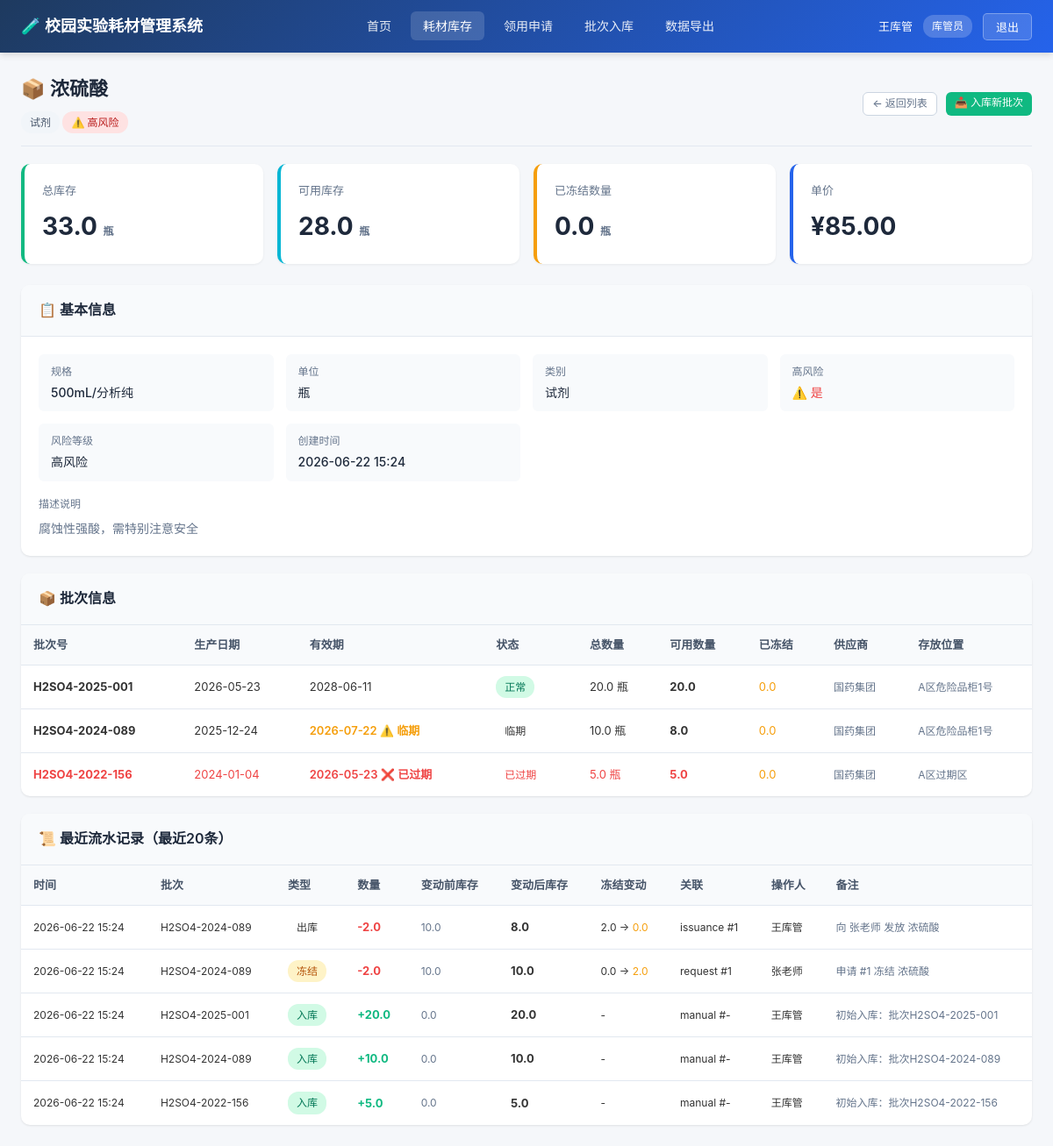
/supplies/1 (signed in), run on an earlier commit of the app's database.
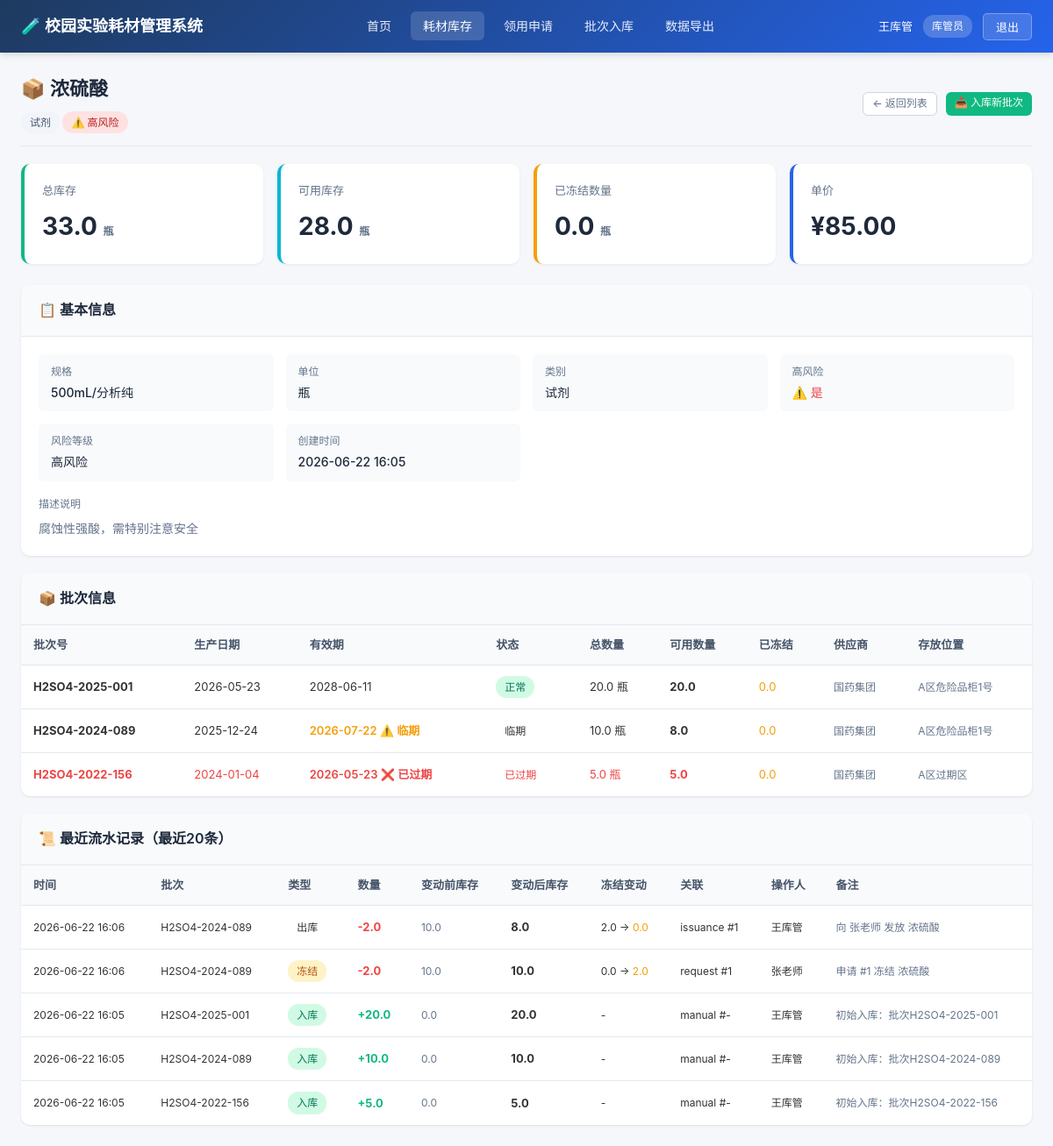
And on a later commit of the database.
### models.py (models this page shows)
class User(Base):
    __tablename__ = "users"
    id = Column(Integer, primary_key=True, index=True)
    username = Column(String(50), unique=True, index=True, nullable=False)
    password = Column(String(100), nullable=False)
    full_name = Column(String(100), nullable=False)
    role = Column(String(20), nullable=False)  # teacher, keeper, director
    department = Column(String(100), default="")
    created_at = Column(DateTime, default=datetime.now)
    created_plans = relationship("ExperimentPlan", back_populates="creator")
    submitted_requests = relationship("SupplyRequest", back_populates="applicant")
    approvals = relationship("ApprovalRecord", back_populates="approver")

class Supply(Base):
    __tablename__ = "supplies"
    id = Column(Integer, primary_key=True, index=True)
    name = Column(String(200), nullable=False)
    category = Column(String(50), nullable=False)  # reagent, glove, dish, etc.
    unit = Column(String(20), nullable=False)  # 瓶, 盒, 个, mL, etc.
    unit_price = Column(Float, nullable=False, default=0.0)
    is_high_risk = Column(Boolean, default=False)
    risk_level = Column(String(20), default="low")  # low, medium, high
    specification = Column(String(200), default="")
    description = Column(Text, default="")
    created_at = Column(DateTime, default=datetime.now)
    batches = relationship("SupplyBatch", back_populates="supply", cascade="all, delete-orphan")
    request_items = relationship("RequestItem", back_populates="supply")

class SupplyBatch(Base):
    __tablename__ = "supply_batches"
    id = Column(Integer, primary_key=True, index=True)
    supply_id = Column(Integer, ForeignKey("supplies.id"), nullable=False)
    batch_no = Column(String(50), nullable=False)
    production_date = Column(Date, nullable=False)
    expiry_date = Column(Date, nullable=False)
    total_quantity = Column(Float, nullable=False, default=0)
    available_quantity = Column(Float, nullable=False, default=0)
    frozen_quantity = Column(Float, nullable=False, default=0)
    supplier = Column(String(200), default="")
    storage_location = Column(String(200), default="")
    remark = Column(Text, default="")
    created_at = Column(DateTime, default=datetime.now)
    supply = relationship("Supply", back_populates="batches")
    transactions = relationship("InventoryTransaction", back_populates="batch")

class InventoryTransaction(Base):
    __tablename__ = "inventory_transactions"
    id = Column(Integer, primary_key=True, index=True)
    batch_id = Column(Integer, ForeignKey("supply_batches.id"), nullable=False)
    transaction_type = Column(String(20), nullable=False)
    quantity = Column(Float, nullable=False)
    balance_before = Column(Float, nullable=False)
    balance_after = Column(Float, nullable=False)
    frozen_before = Column(Float, default=0)
    frozen_after = Column(Float, default=0)
    reference_type = Column(String(50), default="")  # request, issuance, manual
    reference_id = Column(Integer, nullable=True)
    operator_id = Column(Integer, ForeignKey("users.id"), nullable=True)
    remark = Column(Text, default="")
    created_at = Column(DateTime, default=datetime.now)
    batch = relationship("SupplyBatch", back_populates="transactions")
    operator = relationship("User")

### main.py (the view)
@app.get("/supplies/{supply_id}", response_class=HTMLResponse)
async def supply_detail(
    request: Request,
    supply_id: int,
    current_user: models.User = Depends(get_current_user),
    db: Session = Depends(get_db)
):
    supply = db.query(models.Supply).filter(models.Supply.id == supply_id).first()
    if not supply:
        raise HTTPException(status_code=404, detail="耗材不存在")
    total_stock = inv.get_supply_total_stock(db, supply_id)
    available = inv.get_supply_total_available(db, supply_id)
    total_frozen = sum(b.frozen_quantity for b in supply.batches)
    recent_txns = inv.get_recent_transactions(db, supply_id, limit=20)
    return templates.TemplateResponse("supplies/detail.html", {
        "request": request,
        "current_user": current_user,
        "supply": supply,
        "total_stock": total_stock,
        "available": available,
        "total_frozen": total_frozen,
        "recent_txns": recent_txns,
        "CATEGORY_MAP": CATEGORY_MAP,
        "RISK_MAP": RISK_MAP,
        "ROLE_MAP": ROLE_MAP,
        "TXN_TYPE_MAP": TXN_TYPE_MAP,
        "is_batch_expired": inv.is_batch_expired,
        "today": date.today()
    })

### templates/supplies/detail.html (shortened to what this page needs)
{% extends "base.html" %}
{% block content %}
<div class="page-header">
    <div>
        <div class="page-title">📦 {{ supply.name }}</div>
        <div class="text-muted text-sm mt-1">
            <span class="badge badge-default">{{ CATEGORY_MAP.get(supply.category, supply.category) }}</span>
            {% if supply.is_high_risk %}
            <span class="badge badge-{{ supply.risk_level }}">⚠️ {{ RISK_MAP.get(supply.risk_level, supply.risk_level) }}</span>
            {% else %}
            <span class="badge badge-low">{{ RISK_MAP.get(supply.risk_level, supply.risk_level) }}</span>
            {% endif %}
        </div>
    </div>
    <div class="page-actions">
        <a href="/supplies" class="btn btn-outline btn-sm">← 返回列表</a>
        {% if current_user.role == 'keeper' %}
        <a href="/batches/new?supply_id={{ supply.id }}" class="btn btn-success btn-sm">📥 入库新批次</a>
        {% endif %}
    </div>
</div>
<div class="stats-grid">
    <div class="stat-card success">
        <div class="stat-label">总库存</div>
        <div class="stat-value">{{ total_stock }} <span class="text-sm text-muted">{{ supply.unit }}</span></div>
    </div>
    <div class="stat-card info">
        <div class="stat-label">可用库存</div>
        <div class="stat-value">{{ available }} <span class="text-sm text-muted">{{ supply.unit }}</span></div>
    </div>
    <div class="stat-card warning">
        <div class="stat-label">已冻结数量</div>
        <div class="stat-value">{{ total_frozen }} <span class="text-sm text-muted">{{ supply.unit }}</span></div>
    </div>
    <div class="stat-card">
        <div class="stat-label">单价</div>
        <div class="stat-value">¥{{ "%.2f"|format(supply.unit_price) }}</div>
    </div>
</div>
<div class="card">
    <div class="card-header">
        <div class="card-title">📋 基本信息</div>
    </div>
    <div class="card-body">
        <div class="detail-grid">
            <div class="detail-item">
                <div class="detail-label">规格</div>
                <div class="detail-value">{{ supply.specification or '-' }}</div>
            </div>
            <div class="detail-item">
                <div class="detail-label">单位</div>
                <div class="detail-value">{{ supply.unit }}</div>
            </div>
            <div class="detail-item">
                <div class="detail-label">类别</div>
                <div class="detail-value">{{ CATEGORY_MAP.get(supply.category, supply.category) }}</div>
            </div>
            <div class="detail-item">
                <div class="detail-label">高风险</div>
                <div class="detail-value">
                    {% if supply.is_high_risk %}<span class="text-danger">⚠️ 是</span>{% else %}否{% endif %}
                </div>
            </div>
            <div class="detail-item">
                <div class="detail-label">风险等级</div>
                <div class="detail-value">{{ RISK_MAP.get(supply.risk_level, supply.risk_level) }}</div>
            </div>
            <div class="detail-item">
                <div class="detail-label">创建时间</div>
                <div class="detail-value">{{ supply.created_at.strftime('%Y-%m-%d %H:%M') if supply.created_at else '-' }}</div>
            </div>
        </div>
        {% if supply.description %}
        <div class="mt-2">
            <div class="detail-label mb-1">描述说明</div>
            <div class="text-muted">{{ supply.description }}</div>
        </div>
        {% endif %}
    </div>
</div>
<div class="card">
    <div class="card-header">
        <div class="card-title">📦 批次信息</div>
    </div>
    <div class="table-responsive">
        <table>
            <thead>
                <tr>
                    <th>批次号</th>
                    <th>生产日期</th>
                    <th>有效期</th>
                    <th>状态</th>
                    <th>总数量</th>
                    <th>可用数量</th>
                    <th>已冻结</th>
                    <th>供应商</th>
                    <th>存放位置</th>
                </tr>
            </thead>
            <tbody>
                {% for b in supply.batches %}
                {% set expired = is_batch_expired(b) %}
                {% set near_expiry = (not expired) and (b.expiry_date - today).days <= 90 %}
                <tr class="{% if expired %}text-danger{% endif %}">
                    <td><strong>{{ b.batch_no }}</strong></td>
                    <td>{{ b.production_date.strftime('%Y-%m-%d') }}</td>
                    <td>
                        <span class="{% if expired %}expiry-expired{% elif near_expiry %}expiry-near{% endif %}">
                            {{ b.expiry_date.strftime('%Y-%m-%d') }}
                            {% if expired %} ❌ 已过期{% elif near_expiry %} ⚠️ 临期{% endif %}
                        </span>
                    </td>
                    <td>
                        {% if expired %}
                        <span class="badge badge-danger">已过期</span>
                        {% elif near_expiry %}
                        <span class="badge badge-warning">临期</span>
                        {% else %}
                        <span class="badge badge-low">正常</span>
                        {% endif %}
                    </td>
                    <td>{{ b.total_quantity }} {{ supply.unit }}</td>
                    <td><strong>{{ b.available_quantity }}</strong></td>
                    <td class="text-warning">{{ b.frozen_quantity }}</td>
                    <td class="text-muted text-sm">{{ b.supplier or '-' }}</td>
                    <td class="text-muted text-sm">{{ b.storage_location or '-' }}</td>
                </tr>
                {% endfor %}
            </tbody>
        </table>
    </div>
</div>
<div class="card">
    <div class="card-header">
        <div class="card-title">📜 最近流水记录（最近20条）</div>
    </div>
    <div class="table-responsive">
        <table>
            <thead>
                <tr>
                    <th>时间</th>
                    <th>批次</th>
                    <th>类型</th>
                    <th>数量</th>
                    <th>变动前库存</th>
                    <th>变动后库存</th>
                    <th>冻结变动</th>
                    <th>关联</th>
                    <th>操作人</th>
                    <th>备注</th>
                </tr>
            </thead>
            <tbody>
                {% for t in recent_txns %}
                <tr>
                    <td class="text-sm">{{ t.created_at.strftime('%Y-%m-%d %H:%M') }}</td>
                    <td class="text-sm">{{ t.batch.batch_no if t.batch else '-' }}</td>
                    <td>
                        <span class="badge {% if t.transaction_type == 'in' %}badge-low{% elif t.transaction_type == 'out' %}badge-danger{% elif t.transaction_type == 'freeze' %}badge-pending{% elif t.transaction_type == 'unfreeze' %}badge-approved{% else %}badge-default{% endif %}">
                            {{ TXN_TYPE_MAP.get(t.transaction_type, t.transaction_type) }}
                        </span>
                    </td>
                    <td class="{% if t.transaction_type in ['out', 'freeze'] %}text-danger{% else %}text-success{% endif %}">
                        <strong>
                            {% if t.transaction_type in ['out', 'freeze'] %}-{% else %}+{% endif %}{{ t.quantity }}
                        </strong>
                    </td>
                    <td class="text-muted text-sm">{{ t.balance_before }}</td>
                    <td><strong>{{ t.balance_after }}</strong></td>
                    <td class="text-sm">
                        {% if t.frozen_after != t.frozen_before %}
                        {{ t.frozen_before }} → <span class="text-warning">{{ t.frozen_after }}</span>
                        {% else %}-{% endif %}
                    </td>
                    <td class="text-sm">
                        {% if t.reference_type %}{{ t.reference_type }} #{{ t.reference_id or '-' }}{% else %}-{% endif %}
                    </td>
                    <td class="text-sm">{{ t.operator.full_name if t.operator else '-' }}</td>
                    <td class="text-muted text-sm">{{ t.remark or '-' }}</td>
                </tr>
                {% endfor %}
            </tbody>
        </table>
    </div>
</div>
{% endblock %}

### templates/base.html (shortened to what this page needs)
<!DOCTYPE html>
<html lang="zh-CN">
<head>
    <link rel="stylesheet" href="/static/style.css">
</head>
<body>
{% block navbar %}
<nav class="navbar">
    <div class="navbar-brand">
        <a href="/">🧪 校园实验耗材管理系统</a>
    </div>
    {% if current_user %}
    <ul class="navbar-nav">
        <li><a href="/" class="{% if request.url.path == '/' %}active{% endif %}">首页</a></li>
        <li><a href="/supplies" class="{% if '/supplies' in request.url.path %}active{% endif %}">耗材库存</a></li>
        <li><a href="/requests" class="{% if '/requests' in request.url.path %}active{% endif %}">领用申请</a></li>
        {% if current_user.role == 'keeper' %}
        <li><a href="/batches/new" class="{% if '/batches' in request.url.path %}active{% endif %}">批次入库</a></li>
        {% endif %}
        {% if current_user.role in ['keeper', 'director'] %}
        <li><a href="/export" class="{% if '/export' in request.url.path %}active{% endif %}">数据导出</a></li>
        {% endif %}
    </ul>
    <div class="navbar-user">
        <span>{{ current_user.full_name }}</span>
        <span class="role-badge">{{ ROLE_MAP.get(current_user.role, current_user.role) }}</span>
        <form action="/logout" method="post">
            <button type="submit">退出</button>
        </form>
    </div>
    {% endif %}
</nav>
{% endblock %}
<div class="main-container">
    {% block content %}{% endblock %}
</div>
</body>
</html>

What changed in the data, as far as the page shows it:
changed Supply "浓硫酸": created_at "2026-06-22 15:24" → "2026-06-22 16:05"
changed InventoryTransaction "出库": created_at "2026-06-22 15:24" → "2026-06-22 16:06"
changed InventoryTransaction "冻结": created_at "2026-06-22 15:24" → "2026-06-22 16:06"
changed InventoryTransaction "初始入库：批次H2SO4-2025-001": created_at "2026-06-22 15:24" → "2026-06-22 16:05"
changed InventoryTransaction "初始入库：批次H2SO4-2024-089": created_at "2026-06-22 15:24" → "2026-06-22 16:05"
changed InventoryTransaction "初始入库：批次H2SO4-2022-156": created_at "2026-06-22 15:24" → "2026-06-22 16:05"
